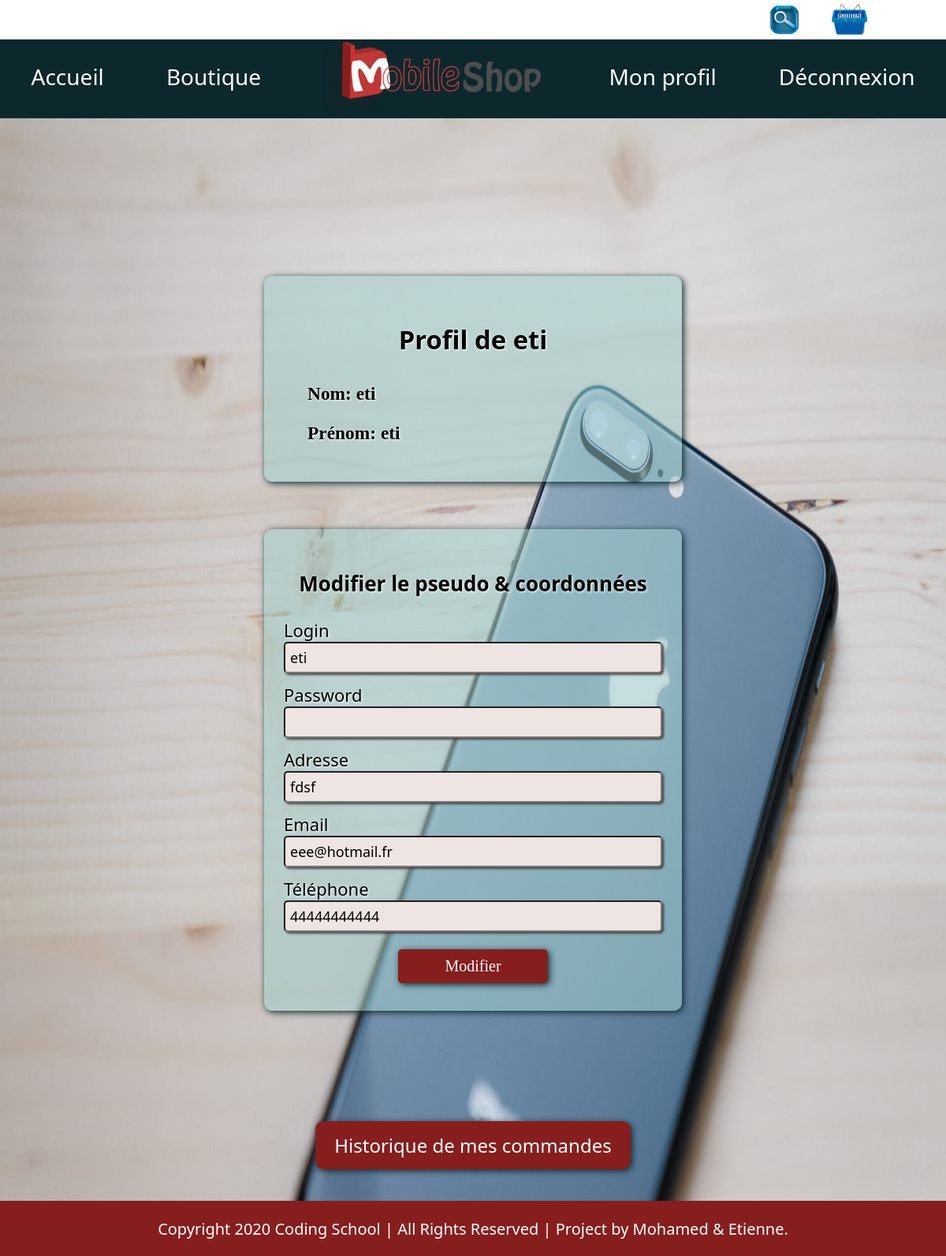
The app's page /profil.php (signed in) with its own data.
### tables this page shows
CREATE TABLE IF NOT EXISTS `utilisateurs` (
  `id` int(11) NOT NULL AUTO_INCREMENT,
  `login` varchar(255) NOT NULL,
  `prenom` varchar(255) NOT NULL,
  `nom` varchar(255) NOT NULL,
  `password` varchar(255) NOT NULL,
  `adresse` varchar(255) NOT NULL,
  `email` varchar(255) NOT NULL,
  `telephone` varchar(255) NOT NULL,
  PRIMARY KEY (`id`)
);

### profil.php (the view, shortened to what this page needs)
   <!DOCTYPE html>
<html lang="fr">
	<head>
	    <link rel="stylesheet" href="style.css">
	</head>
	<body class="bodpro">
		<header>
			<?php include ('bar-nav.php')?>
        </header>
        <main class="monprof">
	        <section class="ident">
	            <?php
	              if (isset($_SESSION['login']))
	              {
	              $connexion = mysqli_connect("localhost","root","","boutique");
			      $requete = "SELECT * FROM utilisateurs WHERE login='".$_SESSION['login']."'";
			      $req = mysqli_query($connexion, $requete);
			      $data = mysqli_fetch_assoc($req);
	              $user= $_SESSION['login'];
				?>
			    <article id="loprof">
			    	<h1 >Profil de <?php echo $user ?></h1>
			    </article>
			    <article id="nomprof">
	                <h3 class="">Nom: <?php echo $data['nom']?></h3>
	                <h3 class="">Prénom: <?php echo $data['prenom']?></h3>
			    </article>
			</section>
		</main>
		<main>
			<section class="proform">
			  <article id="cadprof">
				<h3>Modifier le pseudo & coordonnées </h3>
					<form class="form" method="post">
						<label class="">Login</label>
		                <input type="text" class="inputa" value="<?php echo $data['login']?>" size="40" name="login"/>
		                <label class="">Password</label>
		                <input type="password" name="mdp" class="inputa"  size="40" required/>
		                <label class="">Adresse</label>
		                <input type="text" class="inputa" value="<?php echo $data['adresse']?>" size="40" name="adresse"/>
		                <label class="">Email</label>
		                <input type="text" class="inputa" value="<?php echo $data['email']?>" size="40" name="mail"/>
		                <label class="">Téléphone</label>
		                <input type="text" class="inputa" value="<?php echo $data['telephone']?>" size="40" name="tele"/>
		               <div class="valprof">
		                <input type="submit" name="Modifier" class="" value="Modifier" />
		               </div>
					</form>
			    </article>
			</section>
			<section class="sectbo">
                <form  class= 'buthis' method='POST'>
                    <input type="submit" value="Historique de mes commandes" name="histco">
                </form>
            </section>
		</main>
			<footer class="footer">
                <aside id="Copyright"><p> Copyright 2020 Coding School | All Rights Reserved | Project by Mohamed & Etienne.</p></aside>
            </footer>
		    <?php
            }
		     else
		    {
		    ?>
		    <div class="notcon">
		      <p>Veuillez vous connecter pour accéder à la page !</p>
		    </div>
		        <?php
		    }
		    ?>
	</body>
</html>

### style.css (style rules this page uses)
body { margin: 0px; }
header { background-color: white; margin-bottom: 200px; }
.bodpro { background:url("img/iPhone-8-Plus-10.jpg")top left/100% 100% ; background-attachment:fixed; }
.monprof { display: flex; justify-content: center; text-shadow: 1px 1px 3px white; }
.ident { background-color: #a2d0ce82; width: 40%; padding: 25px; box-shadow: 2px 2px 8px #0d282d; margin-bottom: 5%; border-radius: 10px; }
#loprof { text-align: center; font-family: 'Segoe UI'; font-size: 28px; }
#nomprof { font-size: 20px; margin-left: 30px; }
.proform { display: flex; justify-content: center; margin-bottom: 100px; text-shadow: 1px 1px 3px white; }
#cadprof { background-color: #a2d0ce82; width:40%; padding: 25px; box-shadow: 2px 2px 8px #0d282d; border-radius: 10px; }
#cadprof h3 { text-align: center; font-family: 'Segoe UI'; font-size: 26px; }
.valprof { display: flex; justify-content: center; }
.sectbo { display: flex; justify-content: center; }
.buthis input[type=submit] { background-color: #871E1E; color: #FFF; padding: 14px 20px; font-family: 'Segoe UI'; font-size: 24px; width: 400px; border: none; border-radius: 10px; cursor: pointer; margin: 40px; transition: background-color 1s , color 1s; box-shadow: 2px 2px 8px #0d282d; }
.form { display: flex; flex-direction: column; font-family: 'Segoe UI'; font-size: 22px; }
.inputa { border-radius: 5px; font-family: 'Segoe UI'; font-size: 18px; background-color:#eee4e2; padding: 6px; margin-bottom: 12px; box-shadow: 2px 2px 3px #403434e8; }
.form input[type=submit] { background-color: #871E1E; color: #FFF; padding: 10px 14px; font-family: 'Géorgie'; font-size: 20px; width: 190px; border: none; border-radius: 5px; cursor: pointer; margin: 10px; transition: background-color 1s , color 1s; box-shadow: 2px 2px 8px #0d282d; }
.footer { display: flex; justify-content: center; background-color: rgb(135,30,30); height: 70px; color: white; font-family: 'Segoe UI'; font-size: 20px; }
#Copyright { display: flex; flex-direction: column; justify-content: center; }

### records on screen
utilisateurs: nom "eti", prenom "eti", login "eti", adresse "fdsf", mail "eee@hotmail.fr", tele "44444444444"

### other values on screen
$user "eti"
